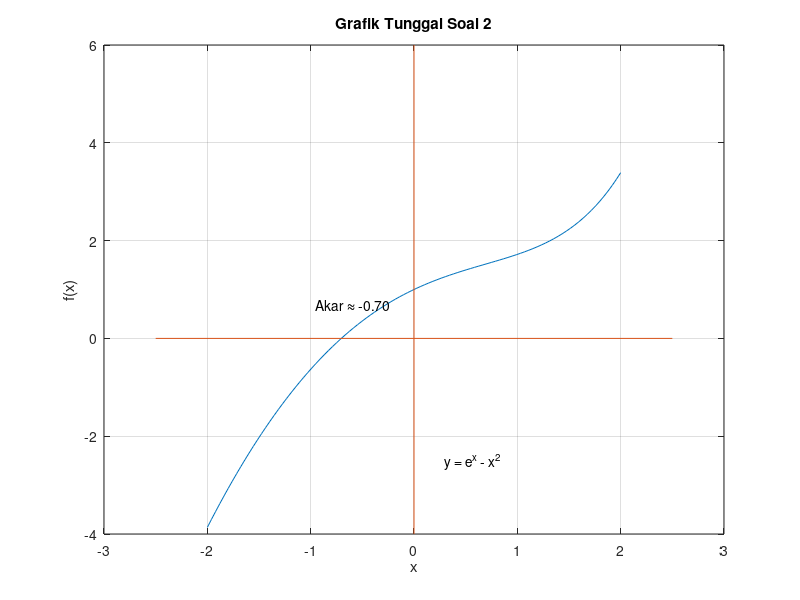

The MATLAB source for this figure:
% METODE GRAFIK TUNGGAL (Soal 2)
clc; clear; close all;

%Plot Kurva
x = linspace(-2,2);
f = @(x) exp(x) - x.^2;
y = f(x);
plot(x,y)

%Menggambar sumbu x dan y
line([-2.5,2.5],[0,0]) % Sumbu X
line([0,0],[-4,6]) % Sumbu Y

%Annotation
text(0.3,-2.5,'y = e^x - x^2')
text(-0.95,0.7,'Akar \approx -0.70')

title('Grafik Tunggal Soal 2')
xlabel('x'); ylabel('f(x)');
grid on

% Simpan gambar
print('-dpng','grafik_tunggal_soal2.png');
